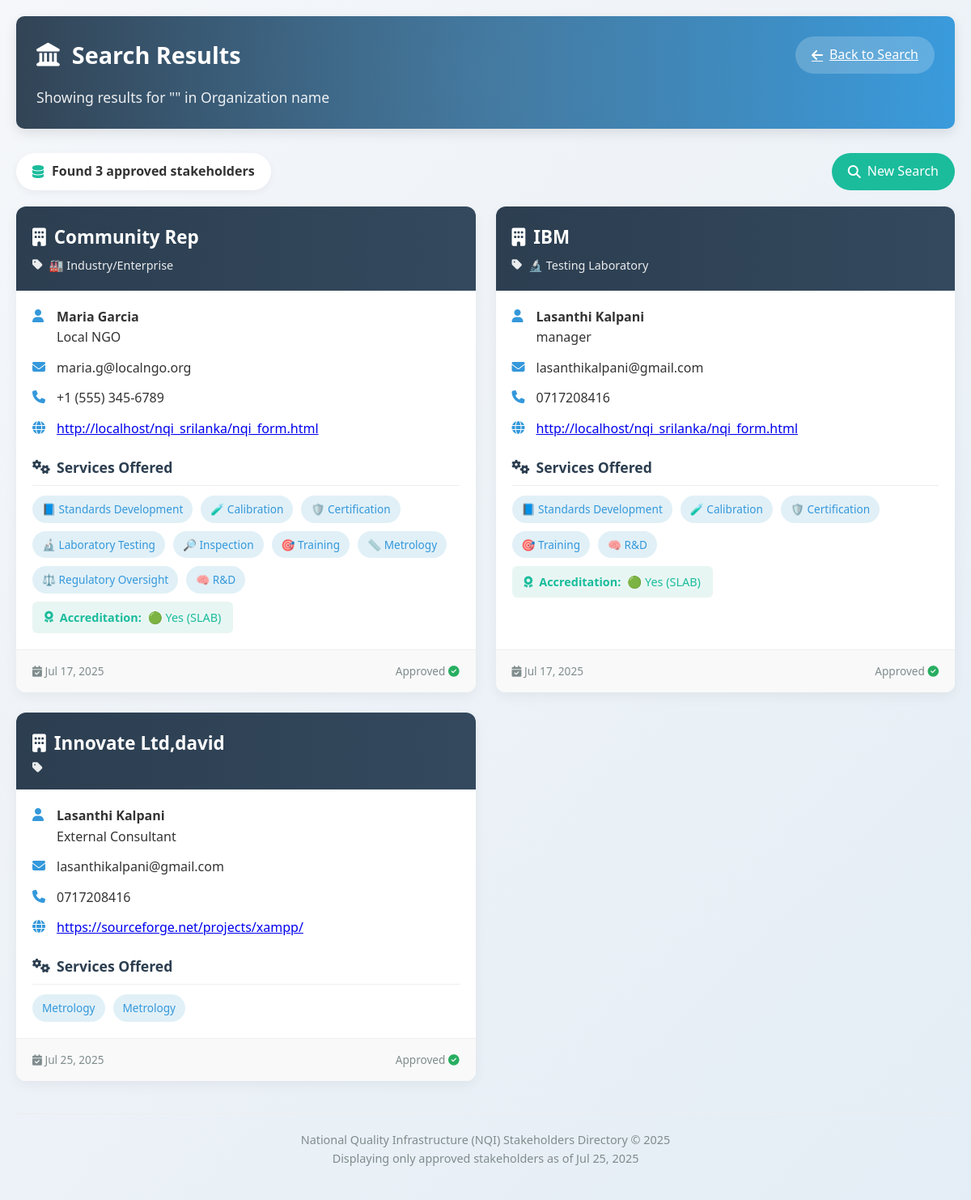
Screenshot of /search.php with the database file from the repository.
### tables this page shows
CREATE TABLE `nqi_stakeholders` (
  `id` int(11) NOT NULL,
  `organization_name` varchar(255) DEFAULT NULL,
  `organization_type` varchar(255) DEFAULT NULL,
  `organization_type_other` varchar(255) DEFAULT NULL,
  `contact_person` varchar(255) DEFAULT NULL,
  `designation` varchar(255) DEFAULT NULL,
  `email` varchar(255) DEFAULT NULL,
  `phone` varchar(100) DEFAULT NULL,
  `website` varchar(255) DEFAULT NULL,
  `core_services` text DEFAULT NULL,
  `services` text DEFAULT NULL,
  `services_other` varchar(255) DEFAULT NULL,
  `accreditation` varchar(255) DEFAULT NULL,
  `accreditation_details` text DEFAULT NULL,
  `compliance_update` varchar(50) DEFAULT NULL,
  `regional_branches` varchar(50) DEFAULT NULL,
  `regional_branch_list` text DEFAULT NULL,
  `comments` text DEFAULT NULL,
  `submitted_at` timestamp NOT NULL DEFAULT current_timestamp(),
  `approval_status` enum('pending','approved','rejected') NOT NULL DEFAULT 'pending',
  `user_id` int(11) DEFAULT NULL
);

### search.php (the view, shortened to what this page needs)
<?php
require_once 'connect.php';
$search = isset($_GET['search']) ? trim($_GET['search']) : '';
$search_field = isset($_GET['field']) ? $_GET['field'] : 'organization_name';
$query = "SELECT * FROM nqi_stakeholders WHERE approval_status = 'approved'";
$result = $conn->query($query);
$total_results = $result ? $result->num_rows : 0;
?>
<!DOCTYPE html>
<html lang="en">
<head>
    <link rel="stylesheet" href="https://cdnjs.cloudflare.com/ajax/libs/font-awesome/6.4.0/css/all.min.css">
</head>
<body>
    <div class="container">
        <header>
            <div class="header-top">
                <h1><i class="fas fa-landmark"></i> Search Results</h1>
                <a href="search.html" class="back-btn">
                    <i class="fas fa-arrow-left"></i> Back to Search
                </a>
            </div>
            <div class="search-info">
                Showing results for "<?php echo htmlspecialchars($search); ?>" in <?php echo htmlspecialchars(ucfirst(str_replace('_', ' ', $search_field))); ?>
            </div>
        </header>
        <div class="stats">
            <div class="result-count">
                <i class="fas fa-database"></i>
                Found <?php echo $total_results; ?> approved stakeholder<?php echo $total_results != 1 ? 's' : ''; ?>
            </div>
            <a href="search.html" class="new-search">
                <i class="fas fa-search"></i> New Search
            </a>
        </div>
        <div class="stakeholders-grid">
            <?php
            if ($total_results > 0) {
                while($row = $result->fetch_assoc()) {
                    $services = !empty($row['services']) ? explode(',', $row['services']) : [];
                    ?>
                    <div class="stakeholder-card" style="animation-delay: <?php echo rand(0, 300); ?>ms">
                        <div class="card-header">
                            <h2 class="org-name"><i class="fas fa-building"></i> <?php echo htmlspecialchars($row['organization_name']); ?></h2>
                            <div class="org-type">
                                <i class="fas fa-tag"></i> <?php echo htmlspecialchars($row['organization_type']); ?>
                            </div>
                        </div>
                        <div class="card-body">
                            <div class="contact-info">
                                <div class="contact-item">
                                    <i class="fas fa-user"></i>
                                    <div>
                                        <strong><?php echo htmlspecialchars($row['contact_person']); ?></strong><br>
                                        <?php echo htmlspecialchars($row['designation']); ?>
                                    </div>
                                </div>
                                <div class="contact-item">
                                    <i class="fas fa-envelope"></i>
                                    <div><?php echo htmlspecialchars($row['email']); ?></div>
                                </div>
                                <div class="contact-item">
                                    <i class="fas fa-phone"></i>
                                    <div><?php echo htmlspecialchars($row['phone']); ?></div>
                                </div>
                                <?php if (!empty($row['website'])): ?>
                                <div class="contact-item">
                                    <i class="fas fa-globe"></i>
                                    <div>
                                        <a href="<?php echo htmlspecialchars($row['website']); ?>" target="_blank">
                                            <?php echo htmlspecialchars($row['website']); ?>
                                        </a>
                                    </div>
                                </div>
                                <?php endif; ?>
                            </div>
                            <div class="services-section">
                                <h3 class="section-title"><i class="fas fa-cogs"></i> Services Offered</h3>
                                <div class="services-list">
                                    <?php foreach ($services as $service): ?>
                                        <?php $service = trim($service); ?>
                                        <?php if (!empty($service)): ?>
                                            <div class="service-badge">
                                                <?php echo htmlspecialchars($service); ?>
                                            </div>
                                        <?php endif; ?>
                                    <?php endforeach; ?>
                                    <?php if (!empty($row['services_other'])): ?>
                                        <div class="service-badge">
                                            <?php echo htmlspecialchars($row['services_other']); ?>
                                        </div>
                                    <?php endif; ?>
                                </div>
                            </div>
                            <?php if (!empty($row['accreditation']) && $row['accreditation'] != '🔴 No'): ?>
                                <div class="accreditation-badge">
                                    <i class="fas fa-award"></i>
                                    <strong>Accreditation:</strong> <?php echo htmlspecialchars($row['accreditation']); ?>
                                </div>
                            <?php endif; ?>
                        </div>
                        <div class="card-footer">
                            <div>
                                <i class="fas fa-calendar-check"></i>
                                <?php
                                $date = new DateTime($row['submitted_at']);
                                echo $date->format('M d, Y');
                                ?>
                            </div>
                            <div>
                                Approved <i class="fas fa-check-circle" style="color: var(--success);"></i>
                            </div>
                        </div>
                    </div>
                    <?php
                }
            }
            ?>
        </div>
        <footer>
            <p>National Quality Infrastructure (NQI) Stakeholders Directory &copy; <?php echo date('Y'); ?></p>
            <p>Displaying only approved stakeholders as of <?php echo date('M d, Y'); ?></p>
        </footer>
    </div>
</body>
</html>

### search.php (style rules this page uses)
:root { --primary: #2c3e50; --secondary: #3498db; --accent: #1abc9c; --light: #ecf0f1; --dark: #34495e; --success: #27ae60; }
* { margin: 0; padding: 0; box-sizing: border-box; font-family: 'Segoe UI', Tahoma, Geneva, Verdana, sans-serif; }
body { background: linear-gradient(135deg, #f5f7fa 0%, #e4edf5 100%); color: #333; line-height: 1.6; padding: 20px; min-height: 100vh; }
.container { max-width: 1400px; margin: 0 auto; }
header { background: linear-gradient(to right, var(--primary), var(--secondary)); color: white; padding: 25px; border-radius: 10px; box-shadow: 0 5px 15px rgba(0, 0, 0, 0.1); margin-bottom: 30px; position: relative; overflow: hidden; }
header::before { content: ""; position: absolute; top: -50%; left: -50%; width: 200%; height: 200%; background: radial-gradient(circle, rgba(255,255,255,0.1) 0%, rgba(255,255,255,0) 70%); pointer-events: none; }
.header-top { display: flex; justify-content: space-between; align-items: center; margin-bottom: 15px; }
h1 { font-size: 1.8rem; display: flex; align-items: center; gap: 15px; }
.back-btn { background: rgba(255, 255, 255, 0.2); color: white; border: none; padding: 10px 20px; border-radius: 50px; font-size: 16px; cursor: pointer; transition: all 0.3s; display: flex; align-items: center; gap: 8px; }
.search-info { font-size: 1.1rem; opacity: 0.9; max-width: 800px; }
.stats { display: flex; justify-content: space-between; align-items: center; margin-bottom: 20px; flex-wrap: wrap; gap: 15px; }
.result-count { background: white; padding: 10px 20px; border-radius: 50px; font-weight: 600; box-shadow: 0 3px 10px rgba(0, 0, 0, 0.05); display: flex; align-items: center; gap: 10px; }
.result-count i { color: var(--accent); }
.new-search { background: var(--accent); color: white; border: none; padding: 10px 20px; border-radius: 50px; font-size: 16px; cursor: pointer; transition: all 0.3s; display: flex; align-items: center; gap: 8px; text-decoration: none; }
.stakeholders-grid { display: grid; grid-template-columns: repeat(auto-fill, minmax(380px, 1fr)); gap: 25px; margin-bottom: 40px; }
.stakeholder-card { background: white; border-radius: 12px; overflow: hidden; box-shadow: 0 5px 15px rgba(0, 0, 0, 0.05); transition: all 0.3s ease; display: flex; flex-direction: column; height: 100%; opacity: 0; transform: translateY(20px); animation: fadeInUp 0.5s forwards; }
.card-header { background: linear-gradient(to right, var(--primary), var(--dark)); color: white; padding: 20px; }
.org-name { font-size: 1.4rem; margin-bottom: 5px; display: flex; align-items: center; gap: 10px; }
.org-type { font-size: 0.9rem; opacity: 0.9; display: flex; align-items: center; gap: 8px; }
.card-body { padding: 20px; flex-grow: 1; }
.contact-info { display: flex; flex-direction: column; gap: 12px; margin-bottom: 20px; }
.contact-item { display: flex; align-items: flex-start; gap: 10px; }
.contact-item i { color: var(--secondary); min-width: 20px; padding-top: 3px; }
.services-section { margin-top: 20px; }
.section-title { display: flex; align-items: center; gap: 8px; font-size: 1.1rem; margin-bottom: 12px; padding-bottom: 8px; border-bottom: 1px solid #eee; color: var(--primary); }
.services-list { display: flex; flex-wrap: wrap; gap: 10px; }
.service-badge { background: #e1f0f7; color: var(--secondary); padding: 6px 12px; border-radius: 20px; font-size: 0.85rem; display: flex; align-items: center; gap: 5px; }
.accreditation-badge { background: #e8f6f3; color: var(--accent); padding: 8px 15px; border-radius: 6px; font-size: 0.9rem; display: inline-flex; align-items: center; gap: 8px; margin-top: 10px; }
.card-footer { background: #f9f9f9; padding: 15px 20px; border-top: 1px solid #eee; font-size: 0.85rem; color: #7f8c8d; display: flex; justify-content: space-between; align-items: center; }
footer { text-align: center; padding: 20px; color: #7f8c8d; font-size: 0.9rem; border-top: 1px solid #eee; margin-top: 30px; }

### rows the page displays
nqi_stakeholders: organization_name "Community Rep", organization_type "🏭 Industry/Enterprise", contact_person "Maria Garcia", designation "Local NGO", email "maria.g@localngo.org", phone "+1 (555) 345-6789", website "http://localhost/nqi_srilanka/nqi_form.html", services "📘 Standards Development", services "🧪 Calibration", services "🛡️ Certification", services "🔬 Laboratory Testing", services "🔎 Inspection", services "🎯 Training", services "📏 Metrology", services "⚖️ Regulatory Oversight", services "🧠 R&D", accreditation "🟢 Yes (SLAB)", submitted_at "Jul 17, 2025"
nqi_stakeholders: organization_name "IBM", organization_type "🔬 Testing Laboratory", contact_person "Lasanthi Kalpani", designation "manager", email "lasanthikalpani@gmail.com", phone "0717208416", website "http://localhost/nqi_srilanka/nqi_form.html", services "📘 Standards Development", services "🧪 Calibration", services "🛡️ Certification", services "🎯 Training", services "🧠 R&D", accreditation "🟢 Yes (SLAB)", submitted_at "Jul 17, 2025"
nqi_stakeholders: organization_name "Innovate Ltd,david", contact_person "Lasanthi Kalpani", designation "External Consultant", email "lasanthikalpani@gmail.com", phone "0717208416", website "https://sourceforge.net/projects/xampp/", services "Metrology", services_other "Metrology", submitted_at "Jul 25, 2025"

### other values shown
str_replace('_', ' ', $search_field) "Organization name"
$total_results "3"
